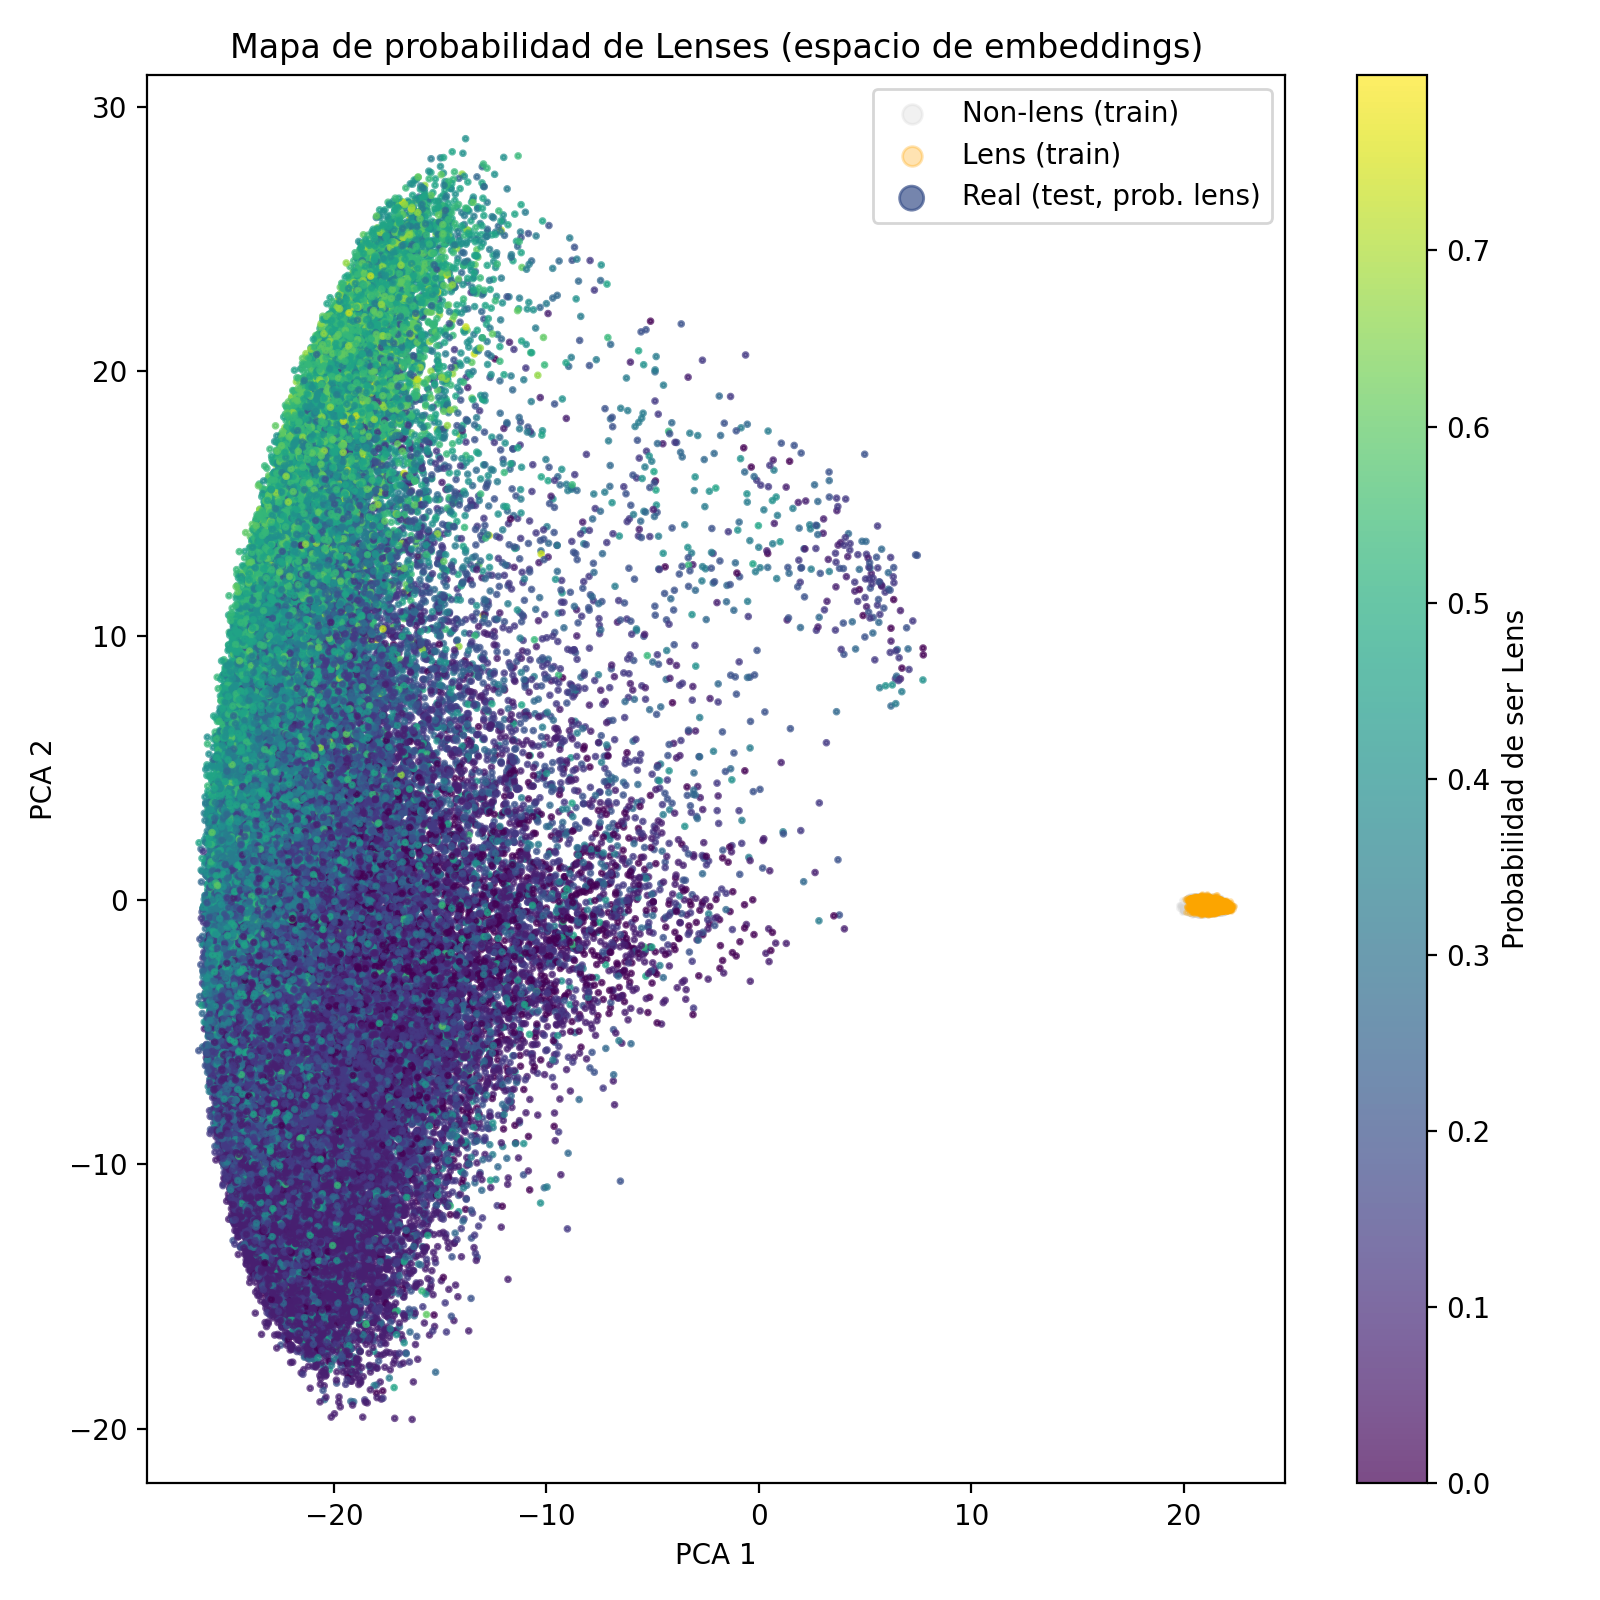

Write the Python code that produced this figure.
#!/usr/bin/env python3
# -*- coding: utf-8 -*-
"""
embeddings_lens_probability_map.py
----------------------------------
Visualiza el espacio de embeddings (train + real) usando PCA
y colorea los puntos del dataset real según su probabilidad
de ser LENS (estimada por KNN en el espacio de entrenamiento).

Entradas:
  - outputs/embeddings_updated.npy      → embeddings del train
  - outputs/labels_updated.npy          → labels del train (0/1)
  - outputs/embeddings_test.npy         → embeddings del test real

Salida:
  - outputs/embeddings_lens_probability_map.png
"""

import numpy as np
import matplotlib.pyplot as plt
from sklearn.decomposition import PCA
from sklearn.neighbors import KNeighborsClassifier
import os

# ---------------- Configuración ----------------
TRAIN_EMB = "outputs/embeddings_updated.npy"
TRAIN_LAB = "outputs/labels_updated.npy"
REAL_EMB  = "outputs/embeddings_test.npy"
OUT_PATH  = "embeddings_lens_probability_map.png"
K = 15  # número de vecinos para estimar probabilidad

# ---------------- Cargar datos ----------------
print("🔹 Cargando embeddings y labels...")
X_train = np.load(TRAIN_EMB)
y_train = np.load(TRAIN_LAB)
X_real  = np.load(REAL_EMB)

print(f"✅ Train: {X_train.shape}, Real: {X_real.shape}")
print(f"   Lenses: {np.sum(y_train==1)}, Non-lenses: {np.sum(y_train==0)}")

# ---------------- Calcular probabilidad lens ----------------
print("🔹 Entrenando KNN...")
knn = KNeighborsClassifier(n_neighbors=K, weights="distance")
knn.fit(X_train, y_train)

print("🔹 Prediciendo probabilidades en conjunto real...")
probs = knn.predict_proba(X_real)[:, 1]  # probabilidad de ser lens

# ---------------- Reducción PCA para visualización ----------------
print("🔹 Reducción PCA para visualizar embeddings...")
pca = PCA(n_components=2, random_state=42)
X_all = np.vstack([X_train, X_real])
X_proj = pca.fit_transform(X_all)

# Separar índices
n_train = len(X_train)
X_train_proj = X_proj[:n_train]
X_real_proj  = X_proj[n_train:]

# ---------------- Plot ----------------
print("📊 Generando gráfico...")

plt.figure(figsize=(8, 8))

# Fondo: datos del entrenamiento (gris claro)
plt.scatter(X_train_proj[y_train == 0, 0],
            X_train_proj[y_train == 0, 1],
            s=2, color="lightgray", alpha=0.3, label="Non-lens (train)")
plt.scatter(X_train_proj[y_train == 1, 0],
            X_train_proj[y_train == 1, 1],
            s=2, color="orange", alpha=0.3, label="Lens (train)")

# Dataset real, coloreado por probabilidad
sc = plt.scatter(X_real_proj[:, 0], X_real_proj[:, 1],
                 c=probs, cmap="viridis", s=3, alpha=0.7,
                 label="Real (test, prob. lens)")

cbar = plt.colorbar(sc)
cbar.set_label("Probabilidad de ser Lens")

plt.xlabel("PCA 1")
plt.ylabel("PCA 2")
plt.title("Mapa de probabilidad de Lenses (espacio de embeddings)")
plt.legend(markerscale=5)
plt.tight_layout()

os.makedirs("../outputs", exist_ok=True)
plt.savefig(OUT_PATH, dpi=200)
print(f"✅ Gráfico guardado en {OUT_PATH}")
